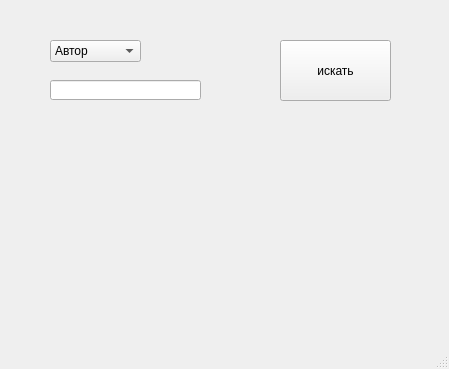
<?xml version="1.0" encoding="UTF-8"?>
<ui version="4.0">
 <class>MainWindow</class>
 <widget class="QMainWindow" name="MainWindow">
  <property name="geometry">
   <rect>
    <x>0</x>
    <y>0</y>
    <width>449</width>
    <height>369</height>
   </rect>
  </property>
  <property name="windowTitle">
   <string>MainWindow</string>
  </property>
  <widget class="QWidget" name="centralwidget">
   <widget class="QComboBox" name="comboBox">
    <property name="geometry">
     <rect>
      <x>50</x>
      <y>40</y>
      <width>91</width>
      <height>22</height>
     </rect>
    </property>
    <item>
     <property name="text">
      <string>Автор</string>
     </property>
    </item>
    <item>
     <property name="text">
      <string>Название</string>
     </property>
    </item>
   </widget>
   <widget class="QLineEdit" name="lineEdit">
    <property name="geometry">
     <rect>
      <x>50</x>
      <y>80</y>
      <width>151</width>
      <height>20</height>
     </rect>
    </property>
   </widget>
   <widget class="QPushButton" name="pushButton">
    <property name="geometry">
     <rect>
      <x>280</x>
      <y>40</y>
      <width>111</width>
      <height>61</height>
     </rect>
    </property>
    <property name="text">
     <string>искать</string>
    </property>
   </widget>
  </widget>
  <widget class="QMenuBar" name="menubar">
   <property name="geometry">
    <rect>
     <x>0</x>
     <y>0</y>
     <width>449</width>
     <height>21</height>
    </rect>
   </property>
  </widget>
  <widget class="QStatusBar" name="statusbar"/>
 </widget>
 <resources/>
 <connections/>
</ui>
